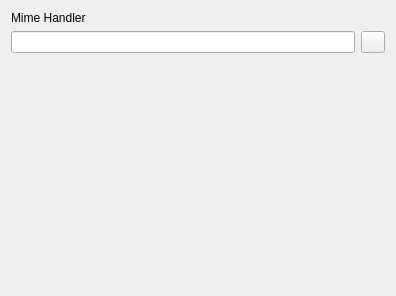
<?xml version="1.0" encoding="UTF-8"?>
<ui version="4.0">
 <class>UISettingsAdvanced</class>
 <widget class="QWidget" name="UISettingsAdvanced">
  <property name="geometry">
   <rect>
    <x>0</x>
    <y>0</y>
    <width>396</width>
    <height>296</height>
   </rect>
  </property>
  <property name="windowTitle">
   <string>Form</string>
  </property>
  <layout class="QGridLayout" name="gridLayout">
   <item row="1" column="1">
    <widget class="QPushButton" name="pushButton_BROWSE">
     <property name="maximumSize">
      <size>
       <width>24</width>
       <height>16777215</height>
      </size>
     </property>
     <property name="text">
      <string/>
     </property>
    </widget>
   </item>
   <item row="1" column="0">
    <widget class="LineEdit" name="lineEdit_MIME"/>
   </item>
   <item row="0" column="0" colspan="2">
    <widget class="QLabel" name="label_2">
     <property name="text">
      <string>Mime Handler</string>
     </property>
    </widget>
   </item>
   <item row="2" column="0">
    <spacer name="verticalSpacer">
     <property name="orientation">
      <enum>Qt::Vertical</enum>
     </property>
     <property name="sizeHint" stdset="0">
      <size>
       <width>20</width>
       <height>40</height>
      </size>
     </property>
    </spacer>
   </item>
  </layout>
 </widget>
 <customwidgets>
  <customwidget>
   <class>LineEdit</class>
   <extends>QLineEdit</extends>
   <header>LineEdit.h</header>
  </customwidget>
 </customwidgets>
 <resources/>
 <connections/>
</ui>
